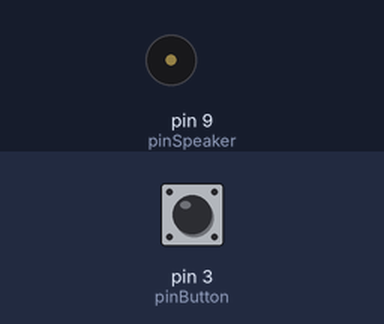
A sketch run on a simulated Arduino Uno, built with avr-gcc and run on an emulated ATmega328P. On the bench: buzzer (waves = sounding). The test bench sets the inputs (shaded band); at power-on: pin 3 (pinButton) HIGH.

Above: at 2.8 s.
2.9 s: pin 3 (pinButton) pulled LOW for 3.2 s
At 3.4 s:
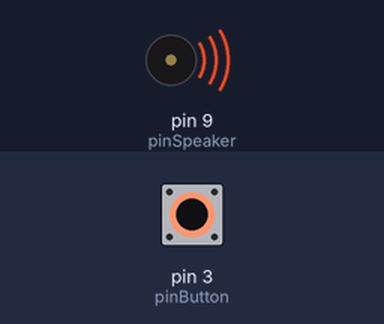
Timing chart, 0 to 6.8 s (numbered marks = the images above; inputs shaded):
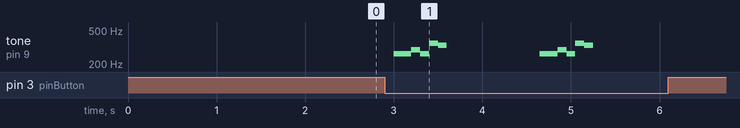

Measured:
- after the input at 2.9 s, tone on pin 9 (pinSpeaker): plays 262 Hz for 0.20 s, 294 Hz for 0.10 s, 262 Hz for 0.10 s, 349 Hz for 0.10 s, 330 Hz for 0.10 s, 262 Hz for 0.20 s … (10 notes in this stretch), starting after 0.10 s

The sketch:

happyBirthday.ino
```cpp
/*
 * Plays first line of Happy Birthday tone in a loop
 * ,if a button is pressed connected at pin 3,
 * on a speaker attached at pin 9
 *
 */

# include "pitches.h"

#define pinSpeaker 9
#define pinButton 3
#define NumTones 6
#define beatLength 100

const int hbPitches[NumTones] = {
  NOTE_C4, NOTE_C4, NOTE_D4, NOTE_C4, NOTE_F4, NOTE_E4
};
const int beats[NumTones] = {
  1, 1, 2, 2, 2, 4
};

void happyBday(){
  for (int i=0; i<NumTones; i++){
    tone(pinSpeaker, hbPitches[i], beats[i]*beatLength);
    delay(beatLength);
  }
  noTone(pinSpeaker);
  delay(beatLength/2);
}

void setup() {
  // put your setup code here, to run once:
  pinMode(pinSpeaker, OUTPUT);
  pinMode(pinButton, INPUT);
  digitalWrite(pinButton, HIGH);
}

void loop() {
  // put your main code here, to run repeatedly:
  if (!digitalRead(pinButton)){
      happyBday();
  }
  delay(1000);
}
```

pitches.h
```cpp
/*************************************************
 * Public Constants
 *************************************************/

#define NOTE_B0  31
#define NOTE_C1  33
#define NOTE_CS1 35
#define NOTE_D1  37
#define NOTE_DS1 39
#define NOTE_E1  41
#define NOTE_F1  44
#define NOTE_FS1 46
#define NOTE_G1  49
#define NOTE_GS1 52
#define NOTE_A1  55
#define NOTE_AS1 58
#define NOTE_B1  62
#define NOTE_C2  65
#define NOTE_CS2 69
#define NOTE_D2  73
#define NOTE_DS2 78
#define NOTE_E2  82
#define NOTE_F2  87
#define NOTE_FS2 93
#define NOTE_G2  98
#define NOTE_GS2 104
#define NOTE_A2  110
#define NOTE_AS2 117
#define NOTE_B2  123
#define NOTE_C3  131
#define NOTE_CS3 139
#define NOTE_D3  147
#define NOTE_DS3 156
#define NOTE_E3  165
#define NOTE_F3  175
#define NOTE_FS3 185
#define NOTE_G3  196
#define NOTE_GS3 208
#define NOTE_A3  220
#define NOTE_AS3 233
#define NOTE_B3  247
#define NOTE_C4  262
#define NOTE_CS4 277
#define NOTE_D4  294
#define NOTE_DS4 311
#define NOTE_E4  330
#define NOTE_F4  349
#define NOTE_FS4 370
#define NOTE_G4  392
#define NOTE_GS4 415
#define NOTE_A4  440
#define NOTE_AS4 466
#define NOTE_B4  494
#define NOTE_C5  523
#define NOTE_CS5 554
#define NOTE_D5  587
#define NOTE_DS5 622
#define NOTE_E5  659
#define NOTE_F5  698
#define NOTE_FS5 740
#define NOTE_G5  784
#define NOTE_GS5 831
#define NOTE_A5  880
#define NOTE_AS5 932
#define NOTE_B5  988
#define NOTE_C6  1047
#define NOTE_CS6 1109
#define NOTE_D6  1175
#define NOTE_DS6 1245
#define NOTE_E6  1319
#define NOTE_F6  1397
#define NOTE_FS6 1480
#define NOTE_G6  1568
#define NOTE_GS6 1661
#define NOTE_A6  1760
#define NOTE_AS6 1865
#define NOTE_B6  1976
#define NOTE_C7  2093
#define NOTE_CS7 2217
#define NOTE_D7  2349
#define NOTE_DS7 2489
#define NOTE_E7  2637
#define NOTE_F7  2794
#define NOTE_FS7 2960
#define NOTE_G7  3136
#define NOTE_GS7 3322
#define NOTE_A7  3520
#define NOTE_AS7 3729
#define NOTE_B7  3951
#define NOTE_C8  4186
#define NOTE_CS8 4435
#define NOTE_D8  4699
#define NOTE_DS8 4978
```
